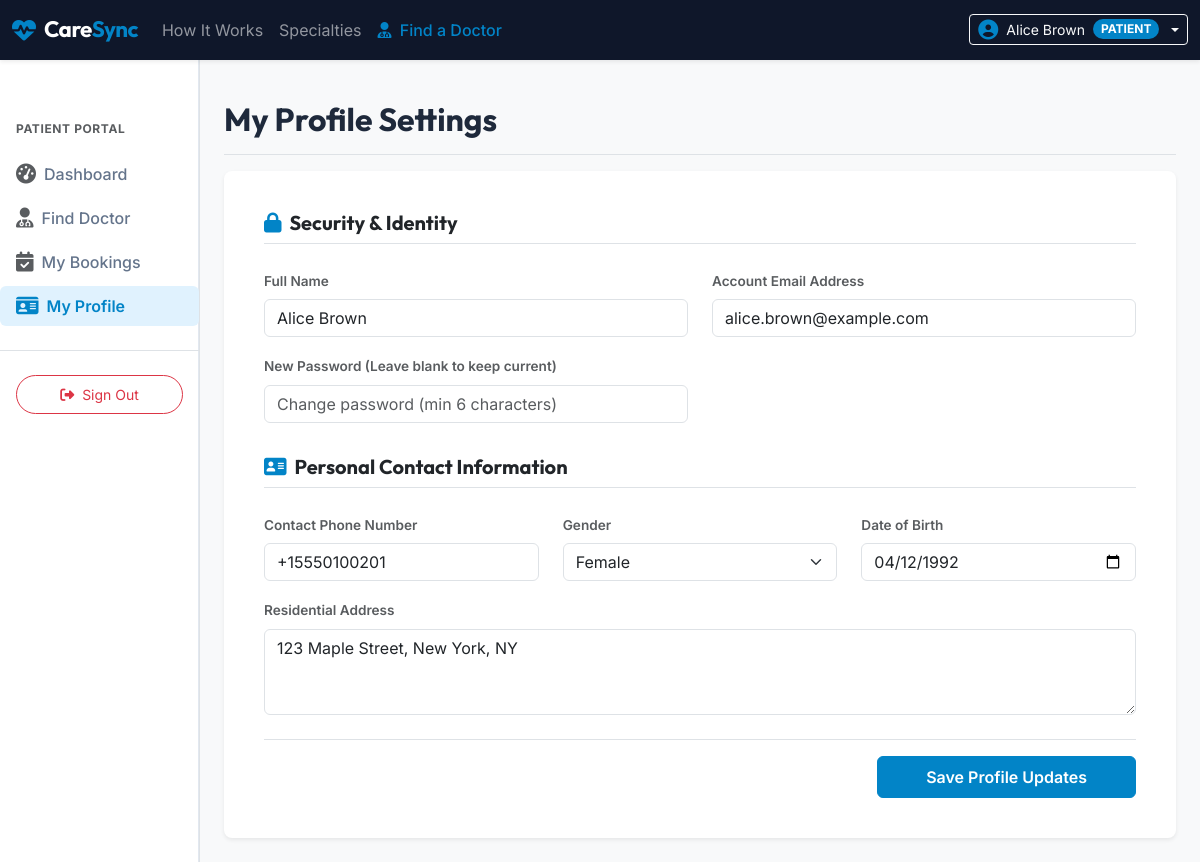
The page /patient/profile.php (signed in) on the database its author committed.
### tables this page shows
CREATE TABLE `patients` (
  `id` INT AUTO_INCREMENT PRIMARY KEY,
  `user_id` INT NOT NULL,
  `phone` VARCHAR(20) NOT NULL,
  `gender` ENUM('Male', 'Female', 'Other') NOT NULL,
  `date_of_birth` DATE NOT NULL,
  `address` TEXT NOT NULL,
  `created_at` TIMESTAMP DEFAULT CURRENT_TIMESTAMP,
  FOREIGN KEY (`user_id`) REFERENCES `users` (`id`) ON DELETE CASCADE
);

CREATE TABLE `users` (
  `id` INT AUTO_INCREMENT PRIMARY KEY,
  `name` VARCHAR(100) NOT NULL,
  `email` VARCHAR(100) NOT NULL UNIQUE,
  `password` VARCHAR(255) NOT NULL,
  `role` ENUM('admin', 'doctor', 'patient') NOT NULL,
  `status` ENUM('active', 'inactive') NOT NULL DEFAULT 'active',
  `created_at` TIMESTAMP DEFAULT CURRENT_TIMESTAMP
);

### includes/functions.php (called while the page is built, shortened)
<?php
function sanitize($data) {
    return htmlspecialchars(trim($data), ENT_QUOTES, 'UTF-8');
}
?>

### patient/profile.php (the view, shortened to what this page needs)
<?php
require_once __DIR__ . '/../includes/header.php';
require_once __DIR__ . '/../config/database.php';
$patientId = $_SESSION['patient_id'];
try {
    $stmt = $pdo->prepare("
        SELECT p.*, u.name, u.email
        FROM patients p
        JOIN users u ON p.user_id = u.id
        WHERE p.id = ? LIMIT 1
    ");
    $stmt->execute([$patientId]);
    $patient = $stmt->fetch();
} catch (PDOException $e) {
    $error = "Failed to load patient profile data: " . $e->getMessage();
}
?>
<div class="d-flex justify-content-between flex-wrap flex-md-nowrap align-items-center pt-3 pb-2 mb-3 border-bottom">
    <h1 class="h2 font-outfit fw-bold text-dark-blue">My Profile Settings</h1>
</div>
<div class="card border-0 shadow-sm rounded-3 bg-white p-4">
    <div class="card-body">
        <form action="profile.php" method="POST" class="needs-validation" novalidate>
            <h5 class="font-outfit fw-bold text-dark-blue mb-4 border-bottom pb-2"><i class="fa-solid fa-lock text-medical-blue me-2"></i>Security & Identity</h5>
            <div class="row">
                <div class="col-md-6 mb-3">
                    <label for="name" class="form-label fs-8 text-muted fw-semibold">Full Name</label>
                    <input type="text" class="form-control" id="name" name="name" value="<?php echo sanitize($patient['name']); ?>" required>
                </div>
                <div class="col-md-6 mb-3">
                    <label for="email" class="form-label fs-8 text-muted fw-semibold">Account Email Address</label>
                    <input type="email" class="form-control" id="email" name="email" value="<?php echo sanitize($patient['email']); ?>" required>
                </div>
                <div class="col-md-6 mb-4">
                    <label for="password" class="form-label fs-8 text-muted fw-semibold">New Password (Leave blank to keep current)</label>
                    <input type="password" class="form-control" id="password" name="password" placeholder="Change password (min 6 characters)">
                </div>
            </div>
            <h5 class="font-outfit fw-bold text-dark-blue mb-4 border-bottom pb-2 mt-2"><i class="fa-solid fa-address-card text-medical-blue me-2"></i>Personal Contact Information</h5>
            <div class="row">
                <div class="col-md-4 mb-3">
                    <label for="phone" class="form-label fs-8 text-muted fw-semibold">Contact Phone Number</label>
                    <input type="tel" class="form-control" id="phone" name="phone" value="<?php echo sanitize($patient['phone']); ?>" required>
                </div>
                <div class="col-md-4 mb-3">
                    <label for="gender" class="form-label fs-8 text-muted fw-semibold">Gender</label>
                    <select class="form-select" id="gender" name="gender" required>
                        <option value="Female" <?php echo $patient['gender'] === 'Female' ? 'selected' : ''; ?>>Female</option>
                    </select>
                </div>
                <div class="col-md-4 mb-3">
                    <label for="date_of_birth" class="form-label fs-8 text-muted fw-semibold">Date of Birth</label>
                    <input type="date" class="form-control" id="date_of_birth" name="date_of_birth" value="<?php echo sanitize($patient['date_of_birth']); ?>" required>
                </div>
                <div class="col-12 mb-4">
                    <label for="address" class="form-label fs-8 text-muted fw-semibold">Residential Address</label>
                    <textarea class="form-control" id="address" name="address" rows="3" required><?php echo sanitize($patient['address']); ?></textarea>
                </div>
            </div>
            <div class="d-flex justify-content-end pt-3 border-top">
                <button type="submit" class="btn btn-medical-blue text-white px-5 py-2 fw-semibold">Save Profile Updates</button>
            </div>
        </form>
    </div>
</div>
<?php
require_once __DIR__ . '/../includes/footer.php';
?>

### assets/css/style.css (style rules this page uses)
:root { --dark-blue: #0f172a; --medical-blue: #0284c7; --medical-light: #e0f2fe; --body-bg: #f8fafc; --text-dark: #1e293b; --text-muted: #64748b; --border-color: #e2e8f0; }
body { font-family: 'Inter', sans-serif; color: var(--text-dark); background-color: var(--body-bg) !important; display: flex; flex-direction: column; min-height: 100vh; }
.font-outfit, h1, h2, h3, h4, h5, h6 { font-family: 'Outfit', sans-serif; }
.text-medical-blue { color: var(--medical-blue) !important; }
.btn-medical-blue { background-color: var(--medical-blue); border-color: var(--medical-blue); color: #fff; }
.fs-8 { font-size: 0.85rem !important; }

### rows shown on the page
patients: name "Alice Brown", email "alice.brown@example.com", phone "+15550100201", gender "Female", date_of_birth "04/12/1992", address "123 Maple Street, New York, NY"

### other values the page prints
$_SESSION['name'] "Alice Brown"
$_SESSION['role'] "PATIENT"
